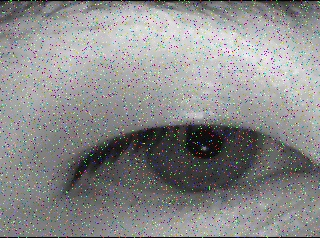
#> input picture mot.jpg, 320 x 238 px
$ python wienerfilter.py
#> lines starting #> are read from the running program, lines starting #| are printed output that depends on the picture; long printed decimals are rounded
import cv2
import numpy as np

# read image as grayscale
img = cv2.imread('mot.jpg',0)
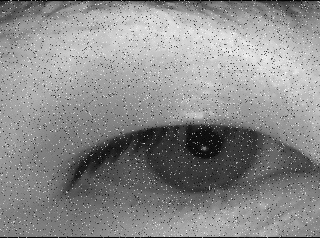
#> img: shape (238, 320); min 0, max 255, mean 138.8

# take dft
dft = np.fft.fft2(img)

# get power spectral density of dft = square of magnitude
# where abs of complex number is the magnitude
pspec = (np.abs(dft))**2
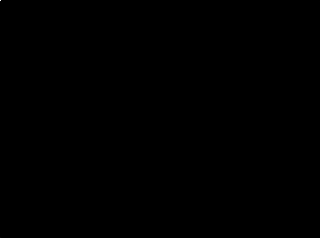
#> pspec: shape (238, 320) float64; min 626, max 1.12e+14, mean 1.67e+09; drawn with min black and max white
print(np.amin(pspec))
#| 626.045
print(np.amax(pspec))
#| 111804908078656.0

# estimate noise power spectral density
# try different values to achieve compromise between noise reduction and softening/blurring
#noise = 100000000
noise = 500000000
#noise = 1000000000
#noise = 5000000000

# do wiener filtering
wiener = pspec/(pspec+noise)
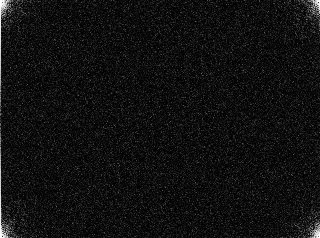
#> wiener: shape (238, 320) float64; min 1.25e-06, max 1, mean 0.0662
wiener = wiener*dft

# do dft to restore
restored = np.fft.ifft2(wiener)

# take real() component (or do abs())
restored = np.real(restored)
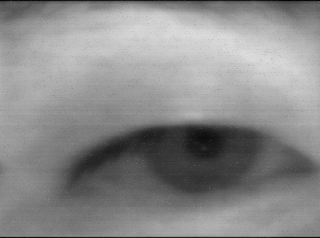
#> restored: shape (238, 320) float64; min 0.275, max 221.9, mean 138.8
print(np.amin(restored))
#| 0.2755
print(np.amax(restored))
#| 221.930

# clip and convert to uint8
restored = restored.clip(0,255).astype(np.uint8)

# save results
#cv2.imwrite('pandas_noisy_restored_100000000.jpg',restored)
#cv2.imwrite('pandas_noisy_restored_500000000.jpg',restored)
#cv2.imwrite('pandas_noisy_restored_1000000000.jpg',restored)
cv2.imwrite('pandas_noisy_restored_5000000000.jpg',restored)

# display results
cv2.imshow("input", img)
cv2.imshow("restored", restored)
cv2.waitKey(0)

$ run again, with 001_1_1.jpg copied over mot.jpg
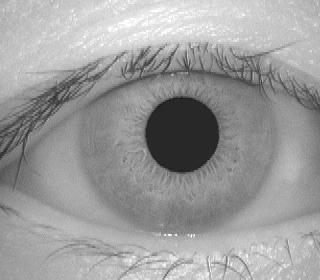
#> input picture 001_1_1.jpg, 320 x 280 px
#> img is the input picture: shape (280, 320); min 19, max 255, mean 155.9
#| 7.825
#| 195125976562500.0
#> `wiener = pspec/(pspec+noise)`:
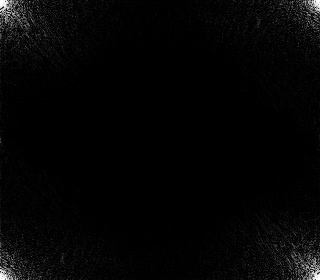
#> wiener: shape (280, 320) float64; min 1.56e-08, max 1, mean 0.0212
#> `restored = np.real(restored)`:
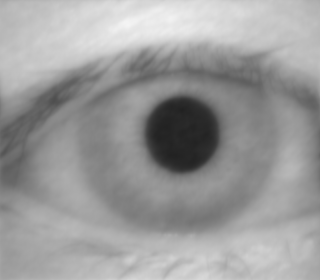
#> restored: shape (280, 320) float64; min 33.92, max 244.4, mean 155.9
#| 33.918
#| 244.355

$ run again, with 001_1_2.jpg copied over mot.jpg
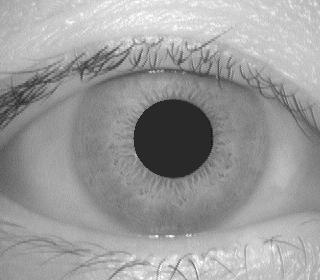
#> input picture 001_1_2.jpg, 320 x 280 px
#> img is the input picture: shape (280, 320); min 12, max 255, mean 155
#| 51.420
#| 192857767880976.0
#> `wiener = pspec/(pspec+noise)`:
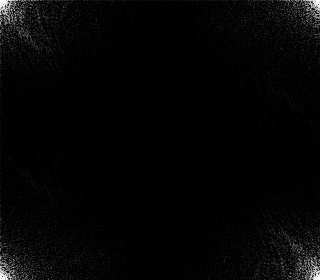
#> wiener: shape (280, 320) float64; min 1.03e-07, max 1, mean 0.0219
#> `restored = np.real(restored)`:
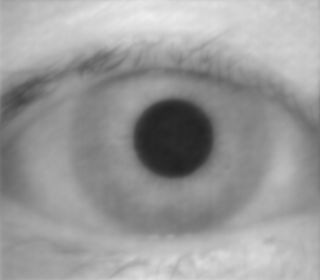
#> restored: shape (280, 320) float64; min 34.82, max 239.2, mean 155
#| 34.824
#| 239.159

$ run again, with 001_1_3.jpg copied over mot.jpg
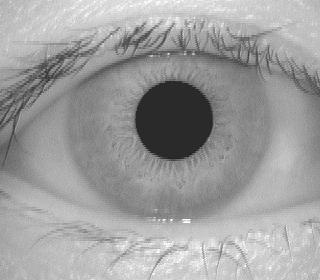
#> input picture 001_1_3.jpg, 320 x 280 px
#> img is the input picture: shape (280, 320); min 24, max 255, mean 158
#| 26.849
#| 200321533943001.0
#> `wiener = pspec/(pspec+noise)`:
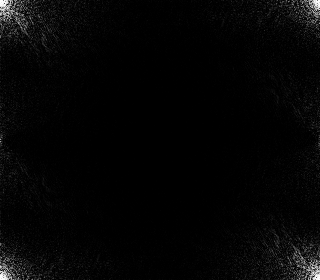
#> wiener: shape (280, 320) float64; min 5.37e-08, max 1, mean 0.0228
#> `restored = np.real(restored)`:
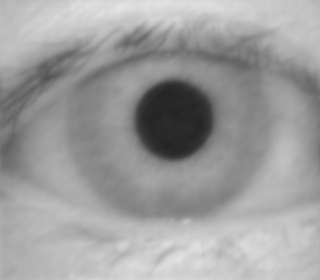
#> restored: shape (280, 320) float64; min 35.69, max 230.4, mean 158
#| 35.685
#| 230.403
